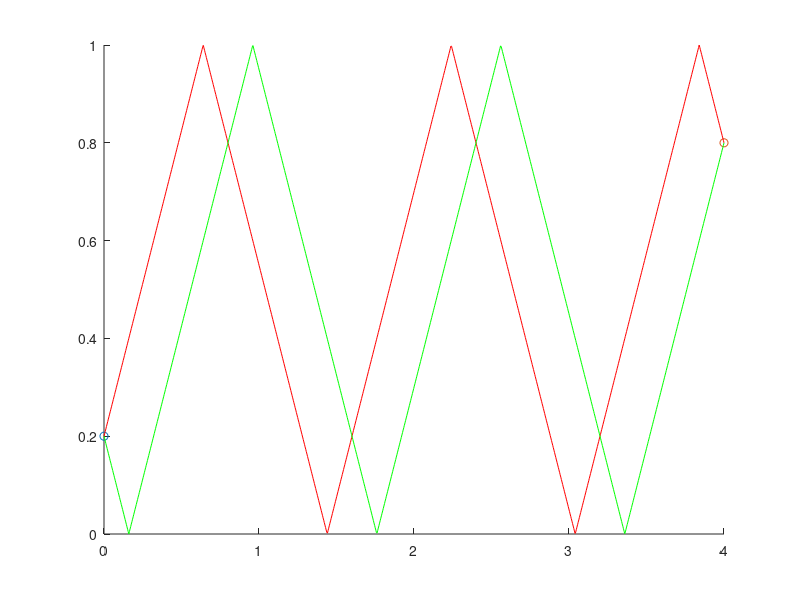

Recreate this plot in MATLAB.
function main()
clc,clear close all;
%showrays(0, 0.2, 4, 0.8, 1, 0)
%showrays(0, 0.2, 4, 0.8, 1, 1);
%showrays(0, 0.2, 4, 0.8, 1, 2)
showrays(0, 0.2, 4, 0.8, 1, 5)

function showrays(zs,xs,z0,x0,a,N)
%%
% zs source range
% xs source height

% zo observer range
% xo observer height
% a plate width
% N number of reflections
scatter(zs,xs,'r*');hold on
scatter(z0,x0,'ro');
Nx=1000;
z=linspace(zs,z0,Nx);
if(N==0)
    plot(z,linspace(xs,x0,length(z)));
    return;
end
Nx=1000;
z=linspace(zs,z0,Nx);
mx=a-x0;
my=x0;
if(mod(N,2)==1)
    rU=N*a+mx;
    rD=-((N-1).*a+my);
else
    rU=N*a+my;
    rD=-((N-1).*a+mx);
end
xU=linspace(xs,rU,length(z));
xD=linspace(xs,rD,length(z));
for i=1:N
    for j=1:length(xU)
        if( xU(j)>a)
            xU(j)=a-(xU(j)-a);
        end
        if(xD(j)<0)
            xD(j)=0-(xD(j)-0);
        end
        if( xD(j)>a)
            xD(j)=a-(xD(j)-a);
        end
        if(xU(j)<0)
            xU(j)=0-(xU(j)-0);
        end
    end
end

plot(z,xU,'r');
plot(z,xD,'g');

